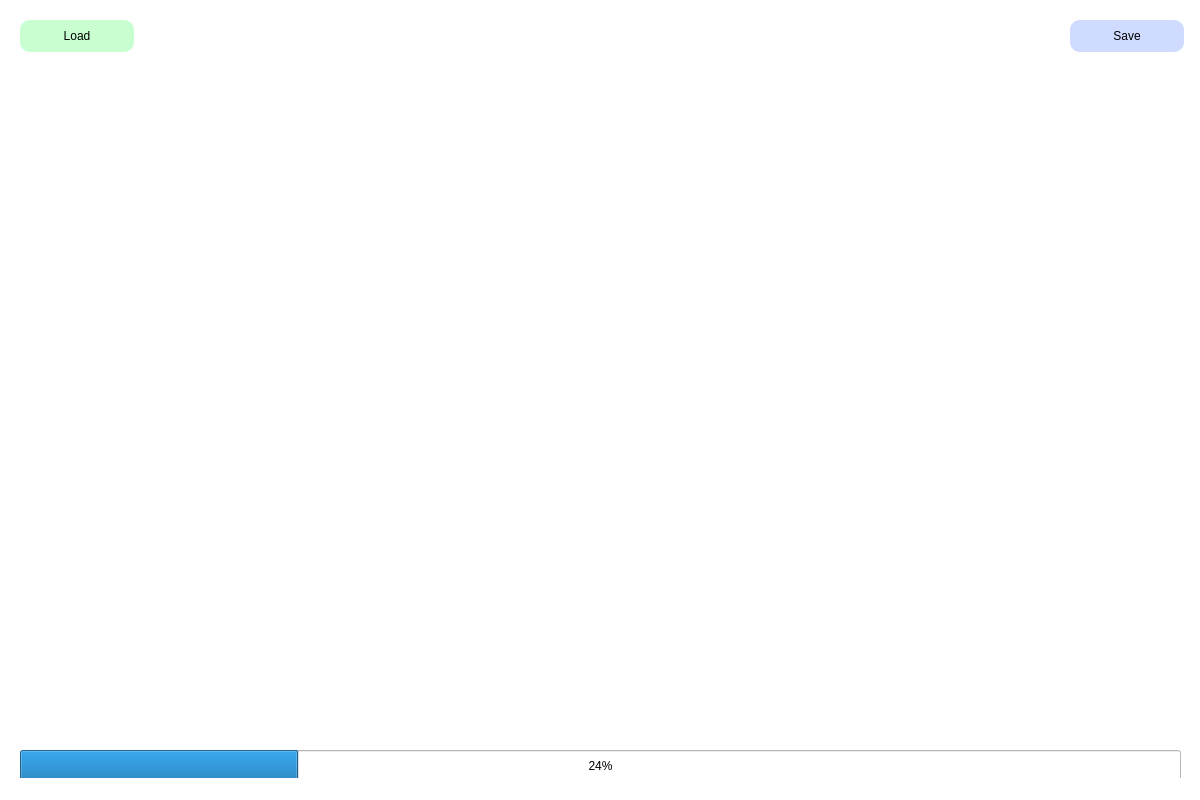
<?xml version="1.0" encoding="UTF-8"?>
<ui version="4.0">
 <class>MainWindow</class>
 <widget class="QMainWindow" name="MainWindow">
  <property name="geometry">
   <rect>
    <x>0</x>
    <y>0</y>
    <width>1200</width>
    <height>800</height>
   </rect>
  </property>
  <property name="sizePolicy">
   <sizepolicy hsizetype="Preferred" vsizetype="Preferred">
    <horstretch>0</horstretch>
    <verstretch>0</verstretch>
   </sizepolicy>
  </property>
  <property name="windowTitle">
   <string>MainWindow</string>
  </property>
  <property name="styleSheet">
   <string notr="true">background: #FFFFFF
</string>
  </property>
  <widget class="QWidget" name="centralwidget">
   <widget class="QProgressBar" name="progress">
    <property name="geometry">
     <rect>
      <x>20</x>
      <y>750</y>
      <width>1161</width>
      <height>31</height>
     </rect>
    </property>
    <property name="value">
     <number>24</number>
    </property>
   </widget>
   <widget class="QWidget" name="horizontalLayoutWidget">
    <property name="geometry">
     <rect>
      <x>20</x>
      <y>70</y>
      <width>1161</width>
      <height>651</height>
     </rect>
    </property>
    <layout class="QHBoxLayout" name="main_layout"/>
   </widget>
   <widget class="QPushButton" name="load_button">
    <property name="geometry">
     <rect>
      <x>20</x>
      <y>20</y>
      <width>114</width>
      <height>32</height>
     </rect>
    </property>
    <property name="styleSheet">
     <string notr="true">border-radius: 10px;
background: rgb(201, 255, 208);</string>
    </property>
    <property name="text">
     <string>Load</string>
    </property>
   </widget>
   <widget class="QPushButton" name="save_button">
    <property name="geometry">
     <rect>
      <x>1070</x>
      <y>20</y>
      <width>114</width>
      <height>32</height>
     </rect>
    </property>
    <property name="styleSheet">
     <string notr="true">border-radius: 10px;
background: rgb(207, 220, 255)</string>
    </property>
    <property name="text">
     <string>Save</string>
    </property>
   </widget>
  </widget>
  <widget class="QStatusBar" name="statusbar"/>
 </widget>
 <resources/>
 <connections/>
</ui>
